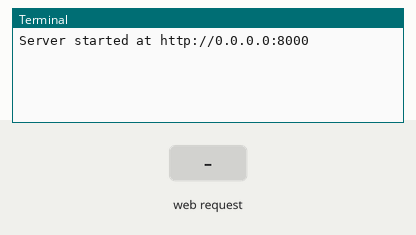
Recording of a program running on a simulated Raspberry Pi (BCM pin numbers). Shown: the last lines printed to the terminal. The test bench sets the inputs (shaded band). The camera gives no picture and a still takes 0.5 s; threads take turns every 2 ms.

Above: at 1.2 s.
1.3 s: HTTP request for / received
At 2.2 s:
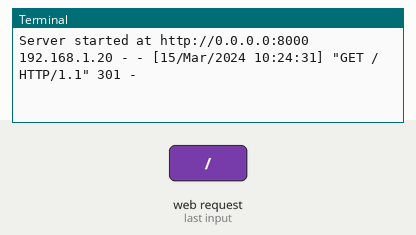
2.8 s: HTTP request for /stream.mjpg received
At 3.4 s:
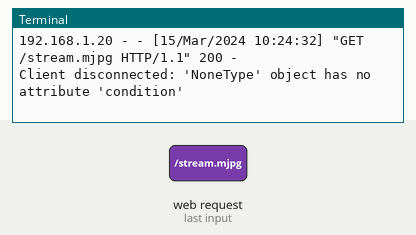

Measured:
- after the input at 1.3 s, the terminal: prints a new line at once (image 1)
- after the input at 2.8 s, the terminal: prints a new line at once (image 2)

The program:

main.py
```python
#!/usr/bin/env python3
"""
Simple MJPEG streaming example using PyCamera2 with custom HTML page.

This script initializes the camera, starts an MJPEG stream using a custom output,
and serves a custom index.html file for the web interface.
"""

import threading
import http.server
import socketserver
from picamera2 import Picamera2
from picamera2.encoders import MJPEGEncoder
from picamera2.outputs import Output

# Configuration
PORT = 8000  # Port number for HTTP server

class StreamingOutput(Output):
    def __init__(self):
        super().__init__()
        self.frame = None
        self.condition = threading.Condition()

    def outputframe(self, frame, keyframe=True, timestamp=None):
        with self.condition:
            self.frame = frame
            self.condition.notify_all()

def main():
    # Initialize the camera and configure settings
    picam2 = Picamera2()
    video_config = picam2.create_video_configuration(main={"size": (640, 480)})
    picam2.configure(video_config)

    output = StreamingOutput()
    encoder = MJPEGEncoder()

    # Start recording and pass the output to our custom StreamingOutput
    picam2.start_recording(encoder, output)

    # Start the HTTP server in a separate thread
    http_server = CustomHTTPServer(('0.0.0.0', PORT), CustomHTTPRequestHandler, output)
    http_thread = threading.Thread(target=http_server.serve_forever)
    http_thread.start()
    print(f"Server started at http://0.0.0.0:{PORT}")

    try:
        # Keep the main thread alive
        http_thread.join()
    except KeyboardInterrupt:
        # Allow the user to stop the server with Ctrl+C
        print("Stopping server...")
    finally:
        # Ensure the camera stops recording and servers are shut down
        picam2.stop_recording()
        http_server.shutdown()
        http_thread.join()

class CustomHTTPRequestHandler(http.server.SimpleHTTPRequestHandler):
    def __init__(self, request, client_address, server, output=None):
        self.output = output
        super().__init__(request, client_address, server)

    def do_GET(self):
        if self.path == '/':
            # Redirect to /index.html
            self.send_response(301)
            self.send_header('Location', '/index.html')
            self.end_headers()
        elif self.path == '/stream.mjpg':
            # Handle MJPEG stream
            self.send_response(200)
            self.send_header('Age', '0')
            self.send_header('Cache-Control', 'no-cache, private')
            self.send_header('Pragma', 'no-cache')
            self.send_header('Content-Type', 'multipart/x-mixed-replace; boundary=FRAME')
            self.end_headers()
            try:
                while True:
                    with self.output.condition:
                        self.output.condition.wait()
                        frame = self.output.frame
                    if frame:
                        self.wfile.write(b'--FRAME\r\n')
                        self.send_header('Content-Type', 'image/jpeg')
                        self.send_header('Content-Length', str(len(frame)))
                        self.end_headers()
                        self.wfile.write(frame)
                        self.wfile.write(b'\r\n')
            except Exception as e:
                print(f"Client disconnected: {e}")
        else:
            # Serve static files (e.g., index.html)
            super().do_GET()

class CustomHTTPServer(socketserver.ThreadingMixIn, http.server.HTTPServer):
    def __init__(self, server_address, RequestHandlerClass, output):
        self.output = output
        super().__init__(server_address, RequestHandlerClass)

    def finish_request(self, request, client_address):
        self.RequestHandlerClass(request, client_address, self, output=self.output)

if __name__ == "__main__":
    # Start the script
    main()
```
